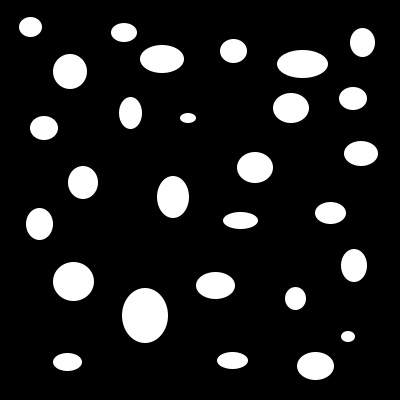
#> input picture example1.tif, 400 x 400 px
$ python particleCounter.py   (older library calls are emulated)
#> lines starting #> are read from the running program, lines starting #| are printed output that depends on the picture; after the words box and inside, x2 and y2 are one past the last pixel; in counts of white or black regions, pixels touching at a corner belong together; long printed decimals are rounded
import numpy as np
from matplotlib.backends.backend_pdf import PdfPages
import matplotlib.pyplot as plt
from skimage.segmentation import mark_boundaries
from skimage.filters import threshold_otsu
from scipy import ndimage as ndi
from skimage.feature import peak_local_max
import os
from PIL import Image

SEGMENTFILENAME = 'segmented.pdf'
FILEPATH = os.path.abspath('example1.tif')
SEM_SCALE = 0.0227794 # um per pixel
PIXEL_AREA = SEM_SCALE ** 2
HISTOGRAM_FILENAME = 'histogram.pdf'
histogram_path = 'size_distribution'
histogram_title = 'Histogram'
histogram_width = 4
histogram_height = 4
histogram_binwidth = 0.025
histogram_xlimmax = 1
#Play with MULTIPLIER to increase sensitivity
MULTIPLIER = 1
# MAX and MIN_DIAMETER are important to avoid small and big features
MAX_DIAMETER = 1     #um
MIN_DIAMETER = 0.03    #um
BLURRING = 30
imageAuto = True

# To count particles only in a specific area of the image
imageArea = False
#(0,0) coordinates is the left-upper corner
#left X point
startX = 0
#upper Y point
startY = 0
#right X point --> width+startX
width = 800
#lower Y point --> height+startY
height = 800

# [4 lines left out: function cropImage, not called in this run]


def treat_image_auto():
    imagea = Image.open(FILEPATH)
#> imagea is the input picture: PIL image 400x400 P; min 0, max 255, mean 30.8
    if imageArea:
        imagea = cropImage(imagea)

    original_gray = np.asarray(imagea.convert('L'), dtype=float)
    blurred = ndi.gaussian_filter(original_gray, BLURRING)
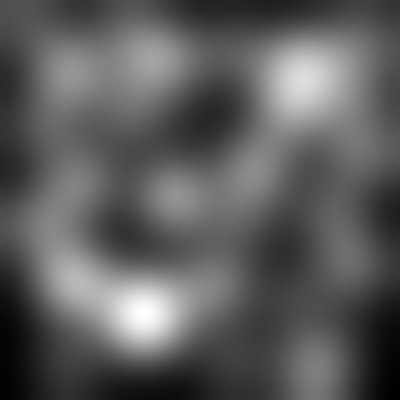
#> blurred: shape (400, 400) float64; min 2.51, max 79.8, mean 30.8; drawn with min black and max white
    difference = original_gray - (MULTIPLIER * blurred)
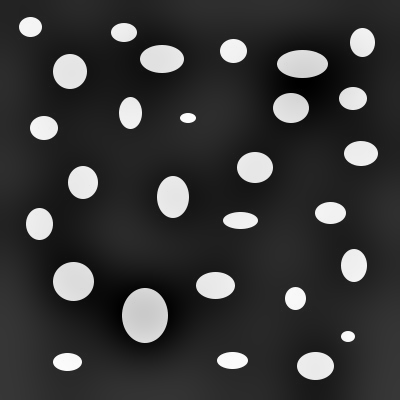
#> difference: shape (400, 400) float64; min -69.51, max 238.8, mean 0; drawn with min black and max white
    threshold = original_gray >= threshold_otsu(original_gray)
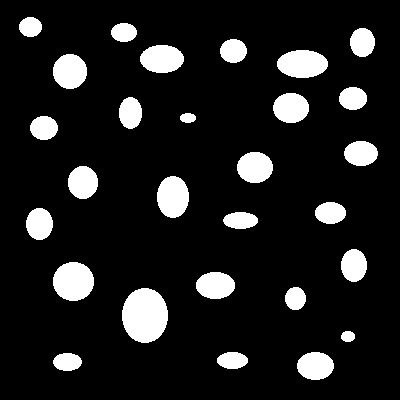
#> threshold: shape (400, 400) bool; 12.2% white; 28 white regions, largest, box (x1, y1, x2, y2) and area: (122, 288, 168, 343) 1990, (53, 262, 94, 301) 1263, (277, 50, 328, 78) 1124
    imagetolabel = ((difference > threshold) * 255).astype('uint8')
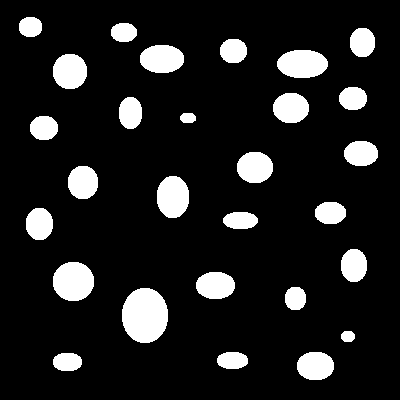
#> imagetolabel: shape (400, 400); 12.5% white; 28 white regions, largest, box (x1, y1, x2, y2) and area: (122, 288, 168, 343) 2018, (53, 262, 94, 301) 1285, (277, 50, 328, 78) 1147

    local_maxi = peak_local_max(imagetolabel, indices=False, footprint=np.ones([21, 21]), labels=threshold)
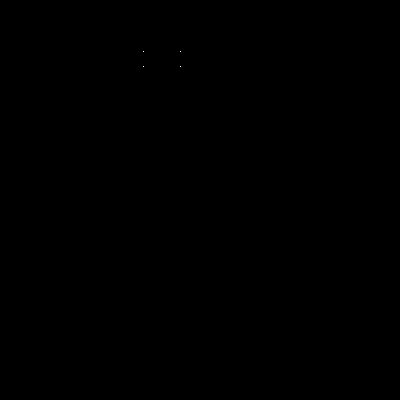
#> local_maxi: shape (400, 400) bool; 0% white in thin lines or dots, all inside (x1, y1, x2, y2) = (143, 51, 181, 67)
    labels, count = ndi.label(local_maxi)
#> labels: shape (400, 400) int32; 5 distinct labels, from 0 to 4
#> count = 4

    remove_index = []
    particle_diameters = []
    for particle_index in range(count):
        num_pixels = (labels == particle_index).sum()
        print ('num_pixels: ', num_pixels)
        area = num_pixels * PIXEL_AREA
        p_diameter = 2 * np.sqrt(area / np.pi)
        print ('diameter: ', p_diameter)
        if p_diameter > MAX_DIAMETER:
            print ('not counting (high size): ', particle_index)
            remove_index.append(particle_index)
        elif p_diameter < MIN_DIAMETER:
            print ('not counting (low size): ', particle_index)
        else:
            particle_diameters.append(p_diameter)
#> this loop made 4 passes
#> (num_pixels, area, p_diameter) on pass 1: (159996, 83.02, 10.28)
#| num_pixels:  159996
#| diameter:  10.281
#| num_pixels:  1
#| diameter:  0.0257
#| num_pixels:  1
#| diameter:  0.0257
#| num_pixels:  1
#| diameter:  0.0257
#> after the loop, particle_diameters = []; remove_index = [0]

    print ('previous labels: ', len(labels))
#| previous labels:  400
    labels = np.delete(labels, remove_index, 0)
#> labels: shape (399, 400) int32; 5 distinct labels, from 0 to 4
    print ('final labels: ', len(labels))
#| final labels:  399

    print ('previous number Ps: ', count)
#| previous number Ps:  4
    count = len(particle_diameters)
#> count = 0
    print ('final number Ps: ', count)
#| final number Ps:  0

    return count, labels, particle_diameters


# [46 lines left out: function treat_image_ImageJ, not called in this run]


def generate_particle_segments_graphics (labels):
    pp = PdfPages(SEGMENTFILENAME)
    fig = plt.figure()

    #plt.imshow(labels)
    #plt.show()

    super_marked = 1 - mark_boundaries(labels != 0, labels, color=(1,0,0), outline_color=(1,0,0))
    plt.imshow(super_marked[::-1,:])
    plt.xlim((0, labels.shape[1]))
    plt.ylim((0, labels.shape[0]))

    plt.tight_layout()

    #plt.show()

    pp.savefig()
    pp.close()

def create_histogram_plot(histogram_particle_diameters):
    pp = PdfPages(HISTOGRAM_FILENAME)

    fig = plt.figure()

    fig.set_size_inches((histogram_width, histogram_height))

    bin_size = histogram_binwidth; min_edge = 0; max_edge = max(histogram_particle_diameters)
    #bin_size = 0.05; min_edge = 0; max_edge = HISTOGRAM_MAX_WIDTH
    N = (max_edge-min_edge)/bin_size; Nplus1 = N + 1
    bin_list = np.linspace(min_edge, max_edge, Nplus1)

    n, bins = np.histogram(histogram_particle_diameters, bins=bin_list)

    probability_mass_function = 100 * n / sum(n)
    plt.bar(bins[0:-1], probability_mass_function, width=bin_size)

    plt.title(histogram_title)
    plt.xlim(0, histogram_xlimmax)
    plt.xlabel(r"Diameter [$\mu$m]")
    plt.ylabel("Frequency (%)")

    plt.tight_layout()
    #plt.savefig(HISTOGRAM_FILENAME)

    pp.savefig()
    pp.close()


#Create textfile with diameters list
def create_textfile_diameters(particle_diameters):
    textfile = open('diameters.txt', 'w')
    textfile.write("diameters: %s" % particle_diameters)
    textfile.close()

# Calculate median size of the particles
def calculate_median(histogram_particle_diameters):
    median_size = np.median(histogram_particle_diameters)
    mean_size = np.mean(histogram_particle_diameters)
    desv_size = np.std(histogram_particle_diameters)
    #NOTE: Area calculated for spherical particles
    mean_area = 3.141592 * (mean_size / 2) ** 2
    print ('%.3g um median size' % median_size)
    print ('%.3g +- %.3g um mean size' % (mean_size, desv_size))
    print ('%.3g um mean area' % mean_area)

#Calculate the nanoparticle density in the full image
def calculate_density(numparticles):
    pixelwidth, pixelheight = Image.open(FILEPATH).size
    if imageArea:
        imagea = cropImage(Image.open(FILEPATH))
        pixelwidth, pixelheight = imagea.size

    totalpixelarea = pixelwidth*pixelheight
    print ('pixelarea: ', totalpixelarea)
    totalareaum = totalpixelarea*PIXEL_AREA
    totalareacm = totalareaum/1e8
    densityum = numparticles/totalareaum
    densitycm = numparticles/totalareacm

    print ('numparticles: ', numparticles)
    print ('%.4g particles/um2' % densityum)
    print ('%.4g particles/cm2' % densitycm)


if __name__ == '__main__':
    histogram_particle_diameters = []
    if imageAuto:
        num_particles, labeled_image, particle_diameters = treat_image_auto()
#> num_particles = 0; particle_diameters = []
    else:
        num_particles, labeled_image, particle_diameters = treat_image_ImageJ()

    histogram_particle_diameters.extend(particle_diameters)

    #Create segmented figure
    generate_particle_segments_graphics(labeled_image)
#> in generate_particle_segments_graphics, `super_marked = 1 - mark_boundaries(labels != 0, labels, color=(1,0,0),..`:
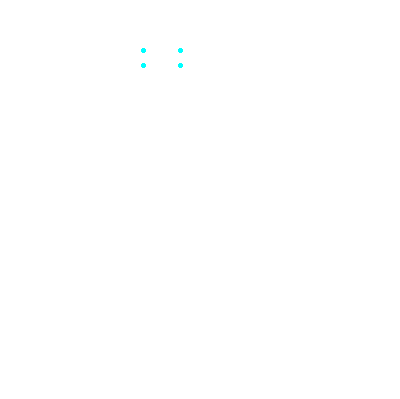
#> super_marked: shape (399, 400, 3) float64; mean R, G, B 0.999, 1, 1

    #Create textfile with diameters list
    create_textfile_diameters(particle_diameters)

    #Calculate size of the particles and the density
    calculate_median(histogram_particle_diameters)
#> in calculate_median, `median_size = np.median(histogram_particle_diameters)`: median_size = nan
#| nan um median size
#| nan +- nan um mean size
#| nan um mean area
    calculate_density(num_particles)
#> in calculate_density, `pixelwidth, pixelheight = Image.open(FILEPATH).size`: pixelwidth = 400
#> in calculate_density, `totalpixelarea = pixelwidth*pixelheight`: totalpixelarea = 160000
#| pixelarea:  160000
#> in calculate_density, `totalareaum = totalpixelarea*PIXEL_AREA`: totalareaum = 83.02
#> in calculate_density, `totalareacm = totalareaum/1e8`: totalareacm = 8.3e-07
#> in calculate_density, `densityum = numparticles/totalareaum`: densityum = 0
#| numparticles:  0
#| 0 particles/um2
#| 0 particles/cm2

    #Call function to create histogram figure
#> (the run stopped early here; a loop or call above may not have finished)
